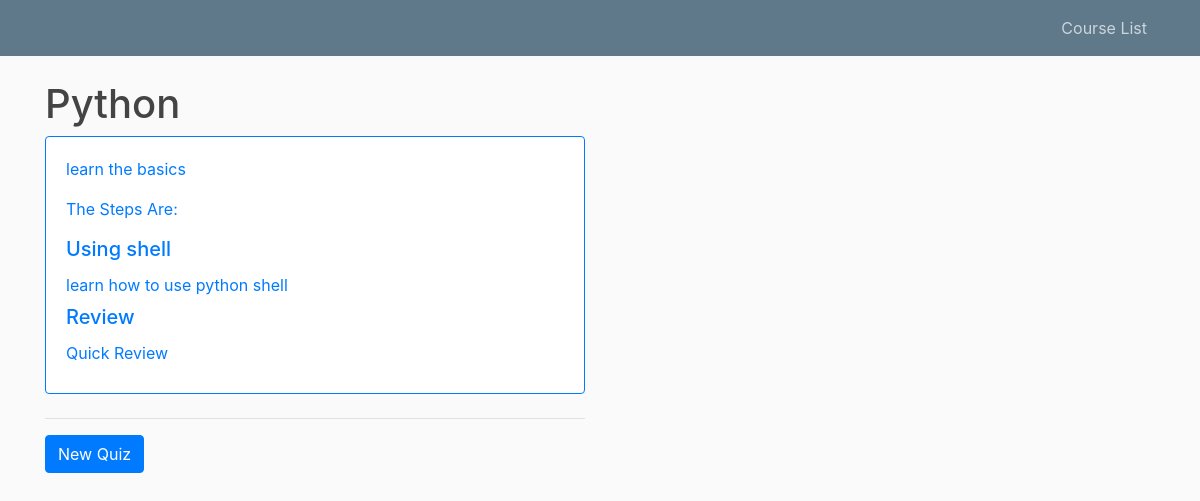
Page /course/1/ on the earlier database version.
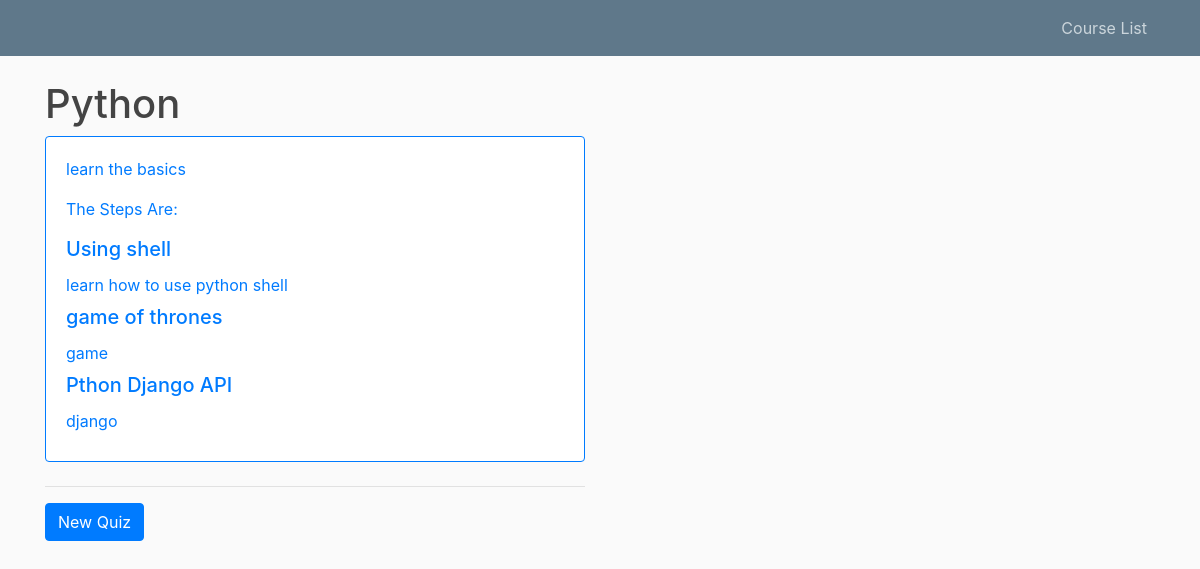
Same page on the later database version.
### courses/models.py (models this page shows, shortened)
class Course(models.Model):
    created_at = models.DateTimeField(auto_now_add=True)
    title = models.CharField(max_length=255)
    description = models.TextField()

class Step(models.Model):
    title = models.CharField(max_length=255)
    description = models.TextField()
    order = models.IntegerField(default=0)
    course = models.ForeignKey(Course, on_delete=models.CASCADE)
    class Meta:
        abstract = True
        ordering = ['order', ]

class Text(Step):
    content = models.TextField(blank=True, default='')
    def get_absolute_url(self):
        return reverse('text-detail', kwargs={
            'course_pk': self.course_id,
            'step_pk': self.id
        })

class Quiz(Step):
    total_questions = models.IntegerField(default=4)
    class Meta:
        verbose_name_plural = "Quizzes"
    def get_absolute_url(self):
        return reverse('quiz-detail', kwargs={
            'course_pk': self.course_id,
            'step_pk': self.id
        })

### courses/views.py (the view)
# urls.py: path("course/<int:pk>/", views.course_detail, name="course-detail"),
def course_detail(request, pk):
    course = get_object_or_404(Course, pk=pk)
    steps = sorted(chain(course.text_set.all(), course.quiz_set.all()), key=lambda step: step.order)
    context = {
        'course': course,
        'steps': steps
    }
    return render(request, 'course_detail.html', context)

### courses/templates/course_detail.html
{% extends 'base.html' %}
{% block content %}
    <div class="row">
        <div class="col-sm-6">
            <h1 class="">{{ course.title }}</h1>
        <div class="card border-primary mb-4">
            <div class="card-body text-primary">
                <p class="card-text">  {{ course.description }}</p>
                <p>The Steps Are:</p>
                {% for step in steps %}
                <h5 class="card-title"> <a href="{{ step.get_absolute_url }}">{{ step.title }}</a></h5>
                    <dd>{{ step.description }}</dd>
                {% endfor %}
            </div>
        </div>
        <hr>
         <a href="{% url 'create_quiz' course_pk=course.id %}" class="btn btn-primary">New Quiz</a>
    </div>
    </div>
{% endblock %}

### courses/templates/base.html (shortened to what this page needs)
{% load static %}
<!DOCTYPE html>
<html lang="en" xmlns="http://www.w3.org/1999/html">
  <head>
    <link rel="stylesheet" href="https://maxcdn.bootstrapcdn.com/bootstrap/4.0.0/css/bootstrap.min.css">
    <link rel="stylesheet" type="text/css" href="{% static 'main.css' %}">
  </head>
  <header class="site-header">
      <nav class="navbar navbar-expand-md navbar-dark bg-steel fixed-top">
        <div class="container">
          <div class="collapse navbar-collapse" id="navbarToggle">
            <div class="navbar-nav">
<a class="nav-item nav-link" href="{% url 'course_list' %}">Course List</a>
            </div>
          </div>
        </div>
      </nav>
    </header>
 <body>
<div class="container">
  {% block content %}
  {% endblock %}
</div>
  </body>
</html>

### courses/static/main.css (style rules this page uses)
body { background: #fafafa; color: #333333; margin-top: 5rem; }
h1, h2, h3, h4, h5, h6 { color: #444444; }
.bg-steel { background-color: #5f788a; }
.site-header .navbar-nav .nav-link { color: #cbd5db; }

Differences in the rows shown:
removed Quiz: title "Review", description "Quick Review"
added Quiz: title "game of thrones", description "game"
added Quiz: title "Pthon Django API", description "django"
